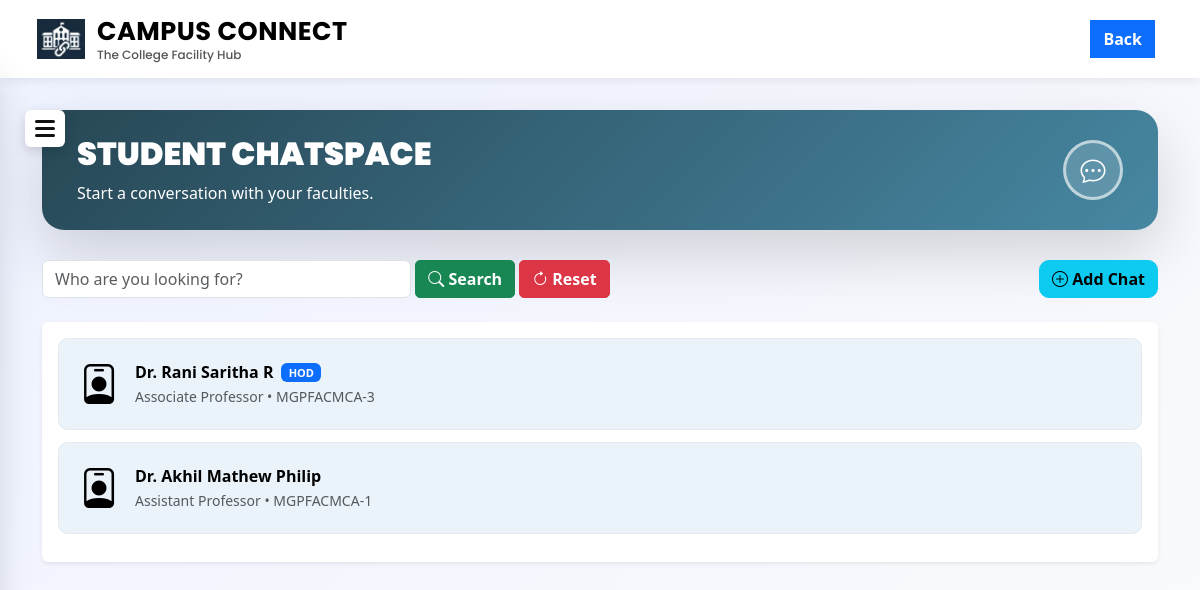
The app's page /student/chatspace (signed in), older data.
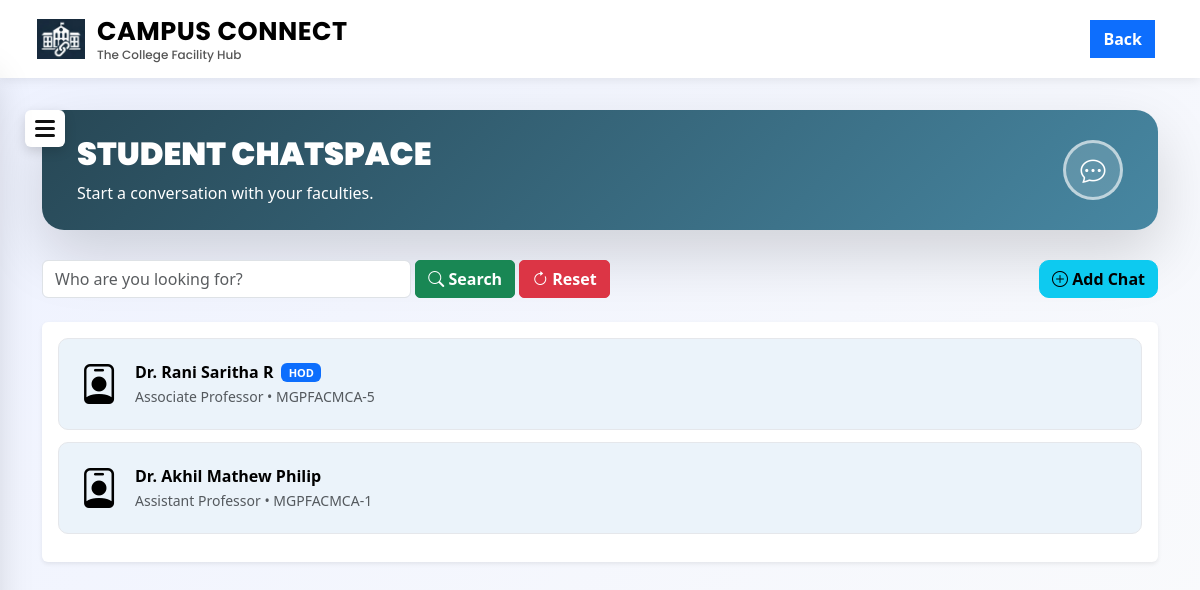
The same page, newer data.
### tables this page shows
CREATE TABLE faculties (
        faculty_id INTEGER PRIMARY KEY AUTOINCREMENT,
        user_id INTEGER UNIQUE,
        name TEXT,
        contact TEXT,
        register_no TEXT,
        department TEXT,
        designation TEXT,
        photo TEXT,
        isHOD TEXT,
        FOREIGN KEY(user_id) REFERENCES users(user_id) ON DELETE CASCADE
    );

### app.py (the view)
@app.route('/student/chatspace')
def student_chatspace():
    if 'user_id' not in session or session['role'] != 'student':
        return redirect('/login')
    search = request.args.get('search', '').strip()
    conn = get_connection()
    cursor = conn.cursor()
    cursor.execute("SELECT student_id FROM students WHERE user_id = ?", (session['user_id'],))
    student = cursor.fetchone()
    student_id = student['student_id']
    if search:
        cursor.execute("""
            SELECT f.faculty_id, f.name, f.designation, f.register_no, f.isHOD,
            SUM(CASE WHEN c.is_read = 0 AND c.sender_role='faculty' THEN 1 ELSE 0 END) AS unread_count
            FROM chats c
            JOIN faculties f ON c.faculty_id = f.faculty_id
            WHERE c.student_id = ?
            AND (f.name LIKE ? OR f.register_no LIKE ? OR f.designation LIKE ?)
            GROUP BY f.faculty_id
            ORDER BY MAX(c.sent_time) DESC
        """, (student_id, f"%{search}%", f"%{search}%", f"%{search}%"))
    else:
        cursor.execute("""
            SELECT f.faculty_id, f.name, f.designation, f.register_no, f.isHOD,
                SUM(CASE WHEN c.is_read = 0 AND c.sender_role='faculty' THEN 1 ELSE 0 END) AS unread_count
            FROM chats c
            JOIN faculties f ON f.faculty_id = c.faculty_id
            WHERE c.student_id = ?
            GROUP BY f.faculty_id
            ORDER BY MAX(c.sent_time) DESC
        """, (student_id,))
    chats = cursor.fetchall()
    conn.close()
    return render_template("student_chatspace.html", chats=chats, search=search)

### app.py (called while the page is built)
def get_connection():
    conn = sqlite3.connect("campus_connect.db")
    conn.row_factory = sqlite3.Row
    conn.execute("PRAGMA foreign_keys = ON")  # 🔥 ensure cascade always works
    return conn

### templates/student_chatspace.html (shortened to what this page needs)
<!DOCTYPE html>
<html lang="en">
<head>
    <link href="https://cdn.jsdelivr.net/npm/bootstrap@5.3.2/dist/css/bootstrap.min.css" rel="stylesheet">
    <link href="https://cdn.jsdelivr.net/npm/bootstrap-icons@1.11.3/font/bootstrap-icons.css" rel="stylesheet">
    <link rel="stylesheet" href="{{ url_for('static', filename='css/style.css') }}">
</head>
<body>
<nav class="navbar navbar-expand-lg navbar-light custom-navbar fixed-top">
    <div class="container-fluid">
        <div class="navbar-brand d-flex align-items-center" href="/">
            <img src="{{ url_for('static', filename='images/logo.png') }}" class="logo-img">
            <div class="brand-text">
                <span class="brand-title">CAMPUS CONNECT</span>
                <span class="brand-tagline">The College Facility Hub</span>
            </div>
        </div>
        <div class="ms-auto">
            <a href="{{ url_for('student_dashboard') }}" class="btn btn-primary me-2"><b>Back</b></a>
        </div>
    </div>
</nav>
<div class="menu-toggle" onclick="openSidebar()">
    <span></span>
    <span></span>
    <span></span>
</div>
<div class="container page-main">
    <div class="page-hero d-flex justify-content-between align-items-center">
        <div>
            <h2 class="hero-text"><b>STUDENT CHATSPACE</b></h2>
            <p class="mb-0">Start a conversation with your faculties.</p>
        </div>
        <div class="hero-icon">
            <i class="bi bi-chat-dots"></i>
        </div>
    </div>
    <form method="GET" action="{{ url_for('student_chatspace') }}">
    <div class="row mb-4 align-items-center g-1">
        <div class="col-md-4">
            <input type="text" name="search" value="{{ search }}" class="form-control" placeholder="Who are you looking for?">
        </div>
        <div class="col-auto">
            <button class="btn btn-success pro-btn">
                <i class="bi bi-search"></i> <b>Search</b>
            </button>
        </div>
        <div class="col-auto">
            <a href="{{ url_for('student_chatspace') }}" class="btn btn-danger pro-btn">
                <i class="bi bi-arrow-clockwise"></i> <b>Reset</b>
            </a>
        </div>
        <div class="col text-end">
            <a href="{{ url_for('student_view_faculties') }}" class="btn btn-info plus-btn">
                <i class="bi bi-plus-circle"></i> <b>Add Chat</b>
            </a>
        </div>
    </div>
    </form>
    {% if chats|length == 0 %}
    <div class="empty-text">
        <h4><b>NO CHATS TILL NOW</b></h4>
        <p>
            If you want to start a conversation, click on <b>Add Chat</b>
        </p>
    </div>
    {% else %}
    <div class="card shadow-sm border-0 mt-4">
        <div class="card-body">
            {% for c in chats %}
            <a href="/student/chatpage/{{ c.faculty_id }}" style="text-decoration:none;color:black">
                <div class="chat-card d-flex justify-content-between align-items-center">
                    <div class="d-flex align-items-center">
                        <i class="bi bi-person-badge me-3" style="font-size:40px"></i>
                        <div>
                            <div class="d-flex align-items-center gap-2">
                                <b>{{ c.name }}</b>
                                {% if c.isHOD == "Yes" %}
                                    <span class="badge bg-primary hod-badge">HOD</span>
                                {% endif %}
                            </div>
                            <small class="text-muted">
                                {{ c.designation }} • {{ c.register_no }}
                            </small>
                        </div>
                    </div>
                </div>
            </a>
            {% endfor %}
        </div>
    </div>
    {% endif %}
</div>
</body>
</html>

Row changes from the older to the newer data that the page shows:
changed faculties "Dr. Rani Saritha R": register_no "MGPFACMCA-3" → "MGPFACMCA-5"
